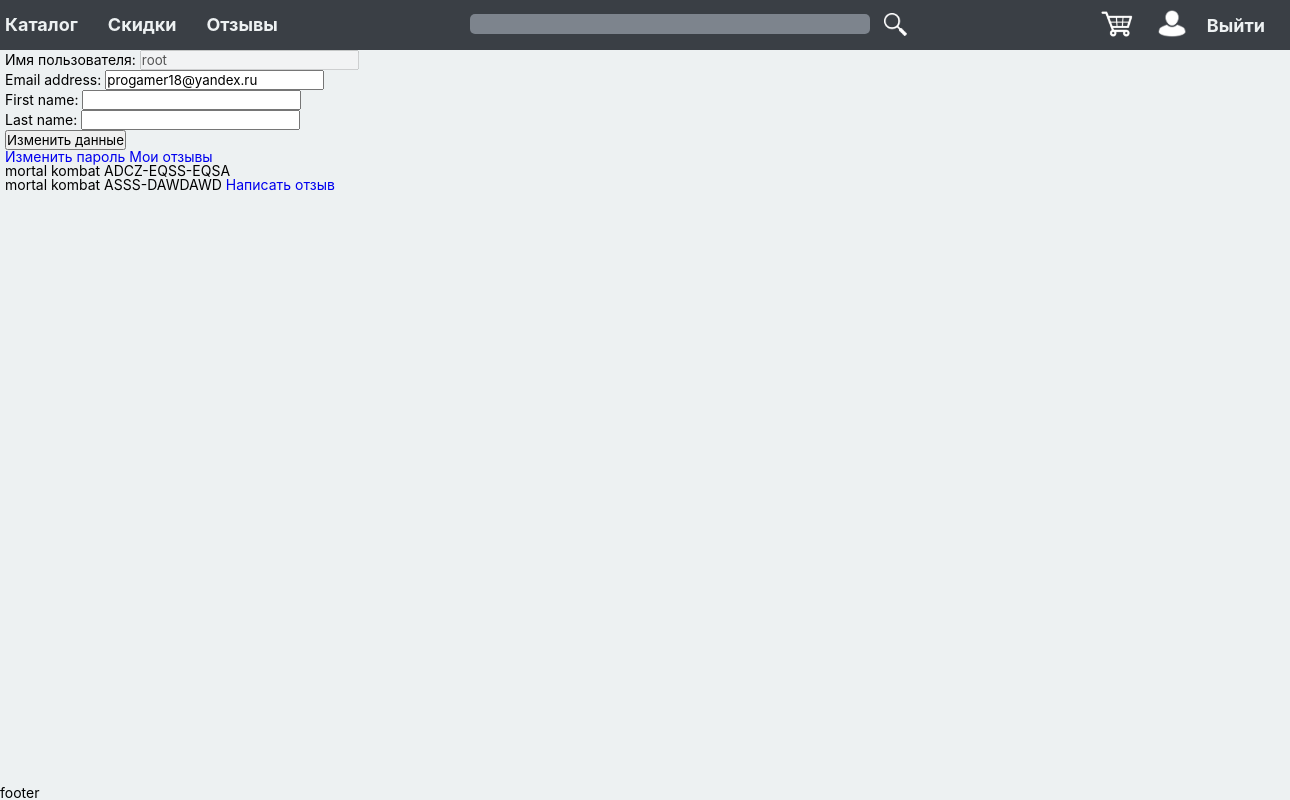
Page /users/profile/ (signed in) on the earlier database version.
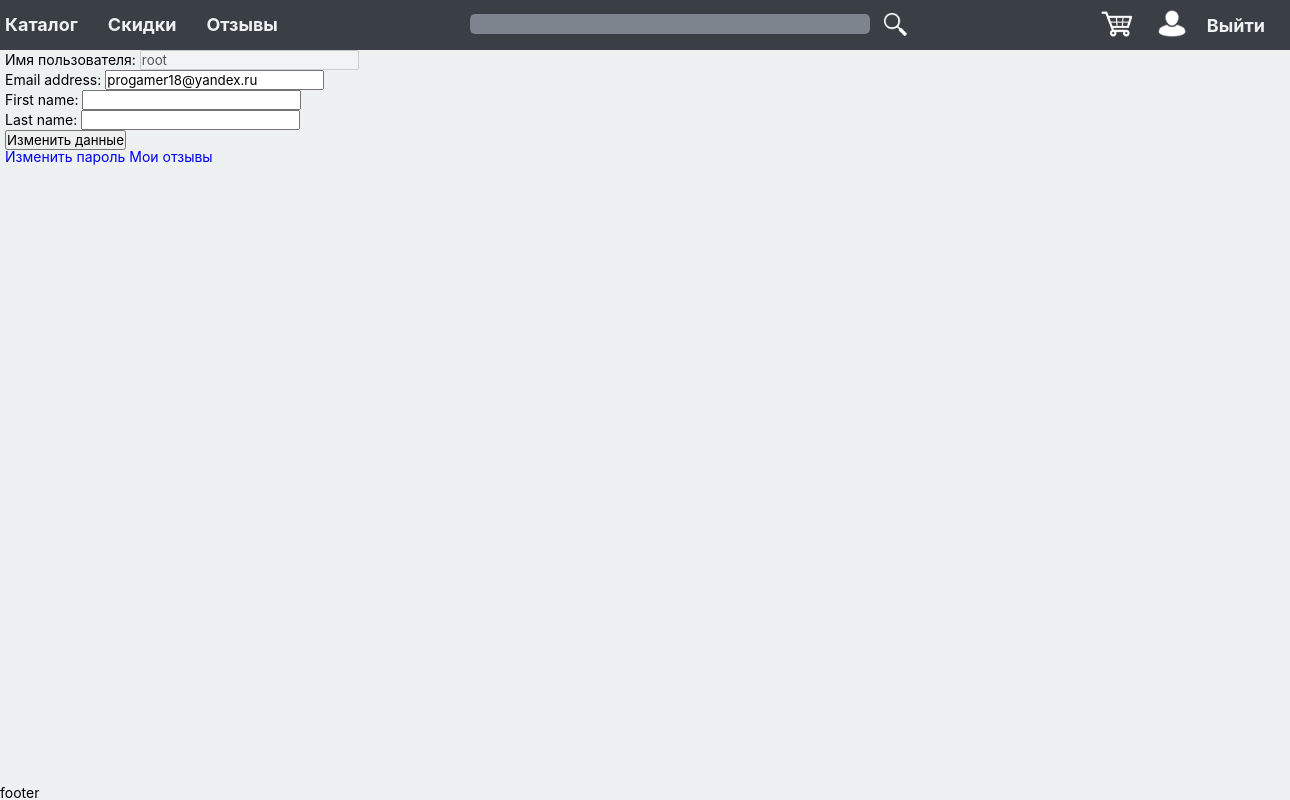
Same page on the later database version.
### denisshop/models.py (models this page shows, shortened)
class Key(models.Model):
    key = models.CharField(max_length=64, unique=True, verbose_name='Ключ')
    slug = models.SlugField(max_length=64, blank=True, unique=True)
    game = models.ForeignKey('Game', on_delete=models.CASCADE, verbose_name='Игра', related_name='keys')
    user = models.ForeignKey(get_user_model(), on_delete=models.DO_NOTHING,
                             null=True, blank=True, default=None, verbose_name='Владелец')
    class Meta:
        verbose_name = 'Ключ'
        verbose_name_plural = 'Ключи'

class Game(models.Model):
    title = models.CharField(max_length=128, verbose_name='Название')
    slug = models.SlugField(max_length=256,blank=True, unique=True, verbose_name='Слаг')
    image = models.ImageField(upload_to='game_images', verbose_name='Изображение')
    description = models.TextField(verbose_name='Описание')
    price = models.FloatField(verbose_name='Цена')
    sale_price = models.FloatField(blank=True, null=True, verbose_name='Цена со скидкой')
    processor = models.CharField(max_length=64, verbose_name='Процессор')
    ozu = models.PositiveIntegerField(verbose_name='Оперативная память')
    videocard = models.CharField(verbose_name='Видеокарта')
    hard_space = models.PositiveIntegerField(verbose_name='Жесткий диск')
    platform = models.ManyToManyField('Platform', related_name='games', verbose_name='Платформы')
    genres = models.ManyToManyField('Genre', related_name='games', verbose_name='Жанры')
    series = models.ForeignKey('Series',null=True, on_delete=models.SET_NULL, verbose_name='Серия')
    release = models.DateField(verbose_name='Дата выхода')
    class Meta:
        verbose_name = 'Игра'
        verbose_name_plural = 'Игры'

### users/views.py (the view)
# urls.py: path('profile/', views.ProfileUser.as_view(), name='profile'),
class ProfileUser(LoginRequiredMixin, UpdateView):
    form_class = ProfileForm
    template_name = 'users/profile.html'
    def get_context_data(self, **kwargs):
        context = super().get_context_data(**kwargs)
        context['title'] = 'Профиль'
        context['keys'] = Key.objects.filter(user = self.request.user)
        return context
    def get_object(self, queryset=None):
        return get_user_model().objects.get(pk=self.request.user.pk)

### users/forms.py
class ProfileForm(forms.ModelForm):
    username = forms.CharField(disabled=True, label='Имя пользователя')
    class Meta:
        model = get_user_model()
        fields = ['username', 'email', 'first_name', 'last_name']

### denisshop/context_processors.py (called while the page is built)
def get_menu(request):
    return {'menu':menu}

### users/templates/users/profile.html (shortened to what this page needs)
{% extends 'base.html'%}
{% block content %}
<form action="" method="post">
    {{form.as_p}}
    <button type="submit">Изменить данные</button>
</form>
<a href="{% url 'users:password_change' %}">Изменить пароль</a>
<a href="{% url 'show_review' %}?choice=my">Мои отзывы</a>
{% for key in keys %}
<div>{{key.game.title}}  {{key.key}}
    {% if not key.review %}
    <a href="{% url 'add_review' key.slug %}">Написать отзыв</a>
    {% endif %}
</div>
{% endfor %}
{% endblock %}

### templates/base.html (shortened to what this page needs)
<!DOCTYPE html>
{% load static %}
<html lang="ru">
<head>
    <link rel="stylesheet" href="{% static 'denisshop/css/style.css' %}">
</head>
<body>
  <div class="wrapper">
  <header class="header">
  <div class="header-container">
      <nav class="header-menu-container">
      <ul class="header-menu">
          {% for m in menu %}
          {% if m.title != 'Скидки' %}
          <li class="header-menu-item"><a href="{% url m.url_name %}">{{m.title}}</a></li>
          {% else %}
          <li class="header-menu-item"><a href="{% url m.url_name %}?sale=yes">{{m.title}}</a></li>
          {% endif %}
          {% endfor %}
      </ul>
      </nav>
      <div>
      <form action="/" method="get">
          <input type="text" name="search">
          <button type="submit" class="header-search-button"><img src="{% static 'denisshop/img/lupa.png' %}" width="23px"/></button>
      </form>
      </div>
      <div>
          <div class="header-user-container">
            {% if user.is_authenticated %}
                <div class="header-cart-link"><a href="{% url 'cart:show_cart' %}"><img src="{% static 'denisshop/img/cart.png' %}" width="38px"/></a></div>
                <div class="header-profile-link"><a href="{% url 'users:profile' %}"><img src="{% static 'denisshop/img/user.png' %}" width="30px"/></a></div>
                <div class="header-logout-link">
                <form action="{% url 'users:logout' %}" method="post">
                    <button class="header-logout-button" type="submit">Выйти</button>
                </form>
                </div>
            {% else %}
                <div><a href="{% url 'users:login' %}">Войти</a> | <a href="{% url 'users:registration' %}">Регистрация</a></div>
            {% endif %}
          </div>
      </div>
  </div>
  </header>
   <section class="main">
  {% block content %}{% endblock %}
   </section>
  <footer class="footer">footer</footer>
  </div>
</body>
</html>

### denisshop/static/denisshop/css/style.css (style rules this page uses)
* { padding: 0; margin: 0; }
*, *:before, *:after { -webkit-box-sizing: border-box; box-sizing: border-box; }
nav, footer, header, aside { display: block; }
html, body { height: 100%; width: 100%; font-size: 100%; line-height: 1; font-size: 14px; -ms-text-size-adjust: 100%; -moz-text-size-adjust: 100%; -webkit-text-size-adjust: 100%; font-family: "Proxima Nova", -apple-system, BlinkMacSystemFont, "Segoe UI", Roboto, "Helvetica Neue", Arial, sans-serif; }
input, button, textarea { font-family: inherit; }
button { cursor: pointer; }
a, a:visited { text-decoration: none; }
ul li { list-style: none; }
.wrapper { display: -webkit-box; display: -ms-flexbox; display: flex; -webkit-box-orient: vertical; -webkit-box-direction: normal; -ms-flex-direction: column; flex-direction: column; min-height: 100%; background-color: #edf1f2; }
.main { -webkit-box-flex: 1; -ms-flex: 1 0 100%; flex: 1 0 100%; margin: 50px auto 0px; width: 1280px; }
.header { width: 100%; position: fixed; font-size: 18px; font-weight: 700; color: #EDF1F2; height: 50px; background-color: #3A3F45; }
.header a, .header a:visited { color: #EDF1F2; }
.header-container { margin: 0px auto; height: 100%; width: 1280px; display: -webkit-box; display: -ms-flexbox; display: flex; -webkit-box-align: center; -ms-flex-align: center; align-items: center; -webkit-box-pack: justify; -ms-flex-pack: justify; justify-content: space-between; }
.header-menu { display: -webkit-box; display: -ms-flexbox; display: flex; }
.header-menu-item { margin-right: 30px; }
.header-menu-item:last-child { margin-right: 0px; }
.header input { height: 20px; width: 400px; border-radius: 5px; background-color: #7d848d; border: none; margin-right: 10px; position: relative; bottom: 5px; }
.header-search-button { background-color: rgba(255, 255, 255, 0); border: none; position: relative; top: 2px; }
.header-user-container { display: -webkit-box; display: -ms-flexbox; display: flex; -webkit-box-align: center; -ms-flex-align: center; align-items: center; }
.header-user-container div { margin-right: 20px; }
.header-logout-button { background-color: rgba(255, 255, 255, 0); border: none; font-size: 18px; font-weight: 700; color: #EDF1F2; padding: 0px; }

Differences in the rows shown:
removed Key: game "mortal kombat", key "ADCZ-EQSS-EQSA"
removed Key: game "mortal kombat", key "ASSS-DAWDAWD", shows "Написать отзыв"
